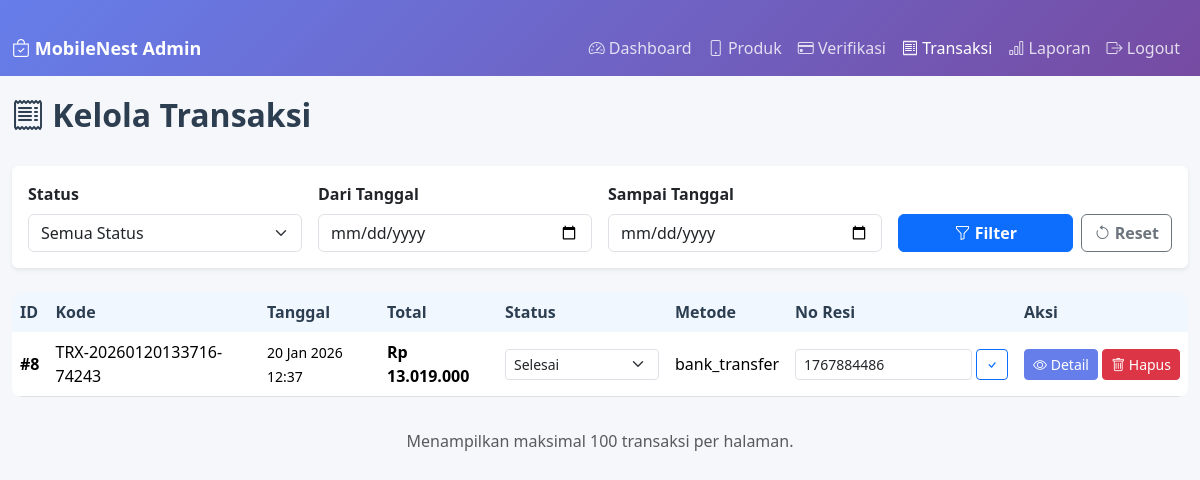
The page /admin/kelola-transaksi.php (signed in) on the database its author committed.
### tables this page shows
CREATE TABLE `transaksi` (
  `id_transaksi` int(11) NOT NULL,
  `id_user` int(11) NOT NULL,
  `total_harga` decimal(12,2) NOT NULL,
  `status_pesanan` enum('Menunggu Konfirmasi','Diproses','Dikirim','Selesai','Dibatalkan') DEFAULT 'Menunggu Konfirmasi',
  `metode_pembayaran` varchar(50) DEFAULT NULL,
  `alamat_pengiriman` text DEFAULT NULL,
  `no_resi` varchar(100) DEFAULT NULL,
  `tanggal_transaksi` timestamp NOT NULL DEFAULT current_timestamp(),
  `tanggal_diperbarui` timestamp NOT NULL DEFAULT current_timestamp() ON UPDATE current_timestamp(),
  `kode_transaksi` varchar(50) DEFAULT NULL,
  `catatan_user` text DEFAULT NULL,
  `bukti_pembayaran` varchar(255) DEFAULT NULL,
  `ekspedisi` varchar(100) DEFAULT NULL,
  `no_resi_awal` varchar(100) DEFAULT NULL
);

### admin/kelola-transaksi.php (the view, shortened to what this page needs)
<?php
require_once __DIR__ . '/../config.php';
$limit = 100;
$page = isset($_GET['page']) ? max(1, (int)$_GET['page']) : 1;
$offset = ($page - 1) * $limit;
$where = "1=1";
$start = $_GET['start_date'] ?? '';
$end = $_GET['end_date'] ?? '';
$sql = "SELECT id_transaksi, kode_transaksi, id_user, total_harga, status_pesanan, metode_pembayaran, no_resi, tanggal_transaksi FROM transaksi WHERE $where ORDER BY tanggal_transaksi DESC LIMIT $limit OFFSET $offset";
$result = mysqli_query($conn, $sql);
$statuses = ['Menunggu Verifikasi', 'Verified', 'Dalam Pengiriman', 'Selesai', 'Dibatalkan'];
?>
<!doctype html>
<html lang="id">
<head>
    <link href="https://cdn.jsdelivr.net/npm/bootstrap@5.3.2/dist/css/bootstrap.min.css" rel="stylesheet">
    <link rel="stylesheet" href="https://cdn.jsdelivr.net/npm/bootstrap-icons@1.11.1/font/bootstrap-icons.css">
</head>
<body>
<nav class="navbar navbar-expand-lg navbar-dark sticky-top">
  <div class="container-fluid">
    <a class="navbar-brand" href="index.php"><i class="bi bi-bag-check"></i> MobileNest Admin</a>
    <div class="collapse navbar-collapse" id="navbarNav">
      <ul class="navbar-nav ms-auto">
        <li class="nav-item"><a class="nav-link" href="index.php"><i class="bi bi-speedometer2"></i> Dashboard</a></li>
        <li class="nav-item"><a class="nav-link" href="kelola-produk.php"><i class="bi bi-phone"></i> Produk</a></li>
        <li class="nav-item"><a class="nav-link" href="verifikasi-pembayaran.php"><i class="bi bi-credit-card"></i> Verifikasi</a></li>
        <li class="nav-item"><a class="nav-link active" href="kelola-transaksi.php"><i class="bi bi-receipt"></i> Transaksi</a></li>
        <li class="nav-item"><a class="nav-link" href="laporan.php"><i class="bi bi-bar-chart"></i> Laporan</a></li>
        <li class="nav-item"><a class="nav-link text-danger" href="../user/logout.php"><i class="bi bi-box-arrow-right"></i> Logout</a></li>
      </ul>
    </div>
  </div>
</nav>
<main class="container-fluid">
  <div class="row mb-4">
    <div class="col">
      <h2 style="font-weight: 700; color: #2c3e50;">
        <i class="bi bi-receipt"></i> Kelola Transaksi
      </h2>
    </div>
  </div>
  <div class="card border-0 shadow-sm mb-4">
    <div class="card-body">
      <form class="row g-3" method="get" action="kelola-transaksi.php">
        <div class="col-md-3">
          <label class="form-label fw-bold">Status</label>
          <select name="status" class="form-select">
            <option value="">Semua Status</option>
          </select>
        </div>
        <div class="col-md-3">
          <label class="form-label fw-bold">Dari Tanggal</label>
          <input type="date" name="start_date" class="form-control" value="<?= htmlspecialchars($start) ?>">
        </div>
        <div class="col-md-3">
          <label class="form-label fw-bold">Sampai Tanggal</label>
          <input type="date" name="end_date" class="form-control" value="<?= htmlspecialchars($end) ?>">
        </div>
        <div class="col-md-3 d-flex align-items-end gap-2">
          <button type="submit" class="btn btn-primary fw-bold flex-grow-1"><i class="bi bi-funnel"></i> Filter</button>
          <a href="kelola-transaksi.php" class="btn btn-outline-secondary fw-bold"><i class="bi bi-arrow-counterclockwise"></i> Reset</a>
        </div>
      </form>
    </div>
  </div>
  <div class="table-responsive">
    <table class="table table-hover align-middle">
      <thead>
        <tr>
          <th>ID</th>
          <th>Kode</th>
          <th>Tanggal</th>
          <th>Total</th>
          <th>Status</th>
          <th>Metode</th>
          <th>No Resi</th>
          <th>Aksi</th>
        </tr>
      </thead>
      <tbody>
        <?php if (!$result || mysqli_num_rows($result) === 0): ?>
          <tr><td colspan="8" class="text-center py-4 text-muted"><i class="bi bi-inbox"></i> Tidak ada transaksi.</td></tr>
        <?php else: ?>
          <?php while ($row = mysqli_fetch_assoc($result)): ?>
            <tr>
              <td><strong>#<?= htmlspecialchars($row['id_transaksi']) ?></strong></td>
              <td><?= htmlspecialchars($row['kode_transaksi']) ?></td>
              <td><small><?= htmlspecialchars(date('d M Y H:i', strtotime($row['tanggal_transaksi']))) ?></small></td>
              <td><strong>Rp <?= number_format((float)$row['total_harga'],0,',','.') ?></strong></td>
              <td>
                <form method="post" class="d-inline">
                  <select name="status_pesanan" class="form-select form-select-sm" onchange="this.form.submit()">
                    <?php foreach ($statuses as $s): ?>
                      <option value="<?= htmlspecialchars($s) ?>" <?= $s === $row['status_pesanan'] ? 'selected' : '' ?>><?= htmlspecialchars($s) ?></option>
                    <?php endforeach; ?>
                  </select>
                </form>
              </td>
              <td><?= htmlspecialchars($row['metode_pembayaran']) ?></td>
              <td>
                <form method="post" class="d-flex gap-1">
                  <input name="no_resi" class="form-control form-control-sm" value="<?= htmlspecialchars($row['no_resi'] ?? '') ?>" placeholder="Resi">
                  <button class="btn btn-sm btn-outline-primary"><i class="bi bi-check"></i></button>
                </form>
              </td>
              <td class="text-nowrap">
                <a href="detail-transaksi.php?id=<?= urlencode($row['id_transaksi']) ?>" class="btn btn-sm btn-info"><i class="bi bi-eye"></i> Detail</a>
                <form method="post" class="d-inline" onsubmit="return confirm('Hapus?');">
                  <button class="btn btn-sm btn-danger"><i class="bi bi-trash"></i> Hapus</button>
                </form>
              </td>
            </tr>
          <?php endwhile; ?>
        <?php endif; ?>
      </tbody>
    </table>
  </div>
  <p class="text-muted text-center mt-3">Menampilkan maksimal <?= $limit ?> transaksi per halaman.</p>
</main>
</body>
</html>

### admin/kelola-transaksi.php (style rules this page uses)
body { background: #f5f7fa; }
.navbar { background: linear-gradient(135deg, #667eea, #764ba2) !important; }
.navbar-brand { font-weight: 700; font-size: 18px; }
.nav-link { color: rgba(255,255,255,0.8) !important; transition: all 0.3s; }
.nav-link:hover, .nav-link.active { color: white !important; }
.container-fluid { margin-top: 20px; }
.table { background: white; border-radius: 10px; overflow: hidden; }
.table th { background: #f0f7ff; font-weight: 700; color: #2c3e50; border: none; }
.table td { border-color: #e0e0e0; vertical-align: middle; }
.btn-info { background: #667eea; border-color: #667eea; color: white; }

### rows shown on the page
transaksi: id_transaksi "8", kode_transaksi "TRX-20260120133716-74243", tanggal_transaksi "20 Jan 2026 12:37", total_harga "13.019.000", status_pesanan "Selesai", metode_pembayaran "bank_transfer", no_resi "1767884486"

### other values the page prints
$limit "100"
